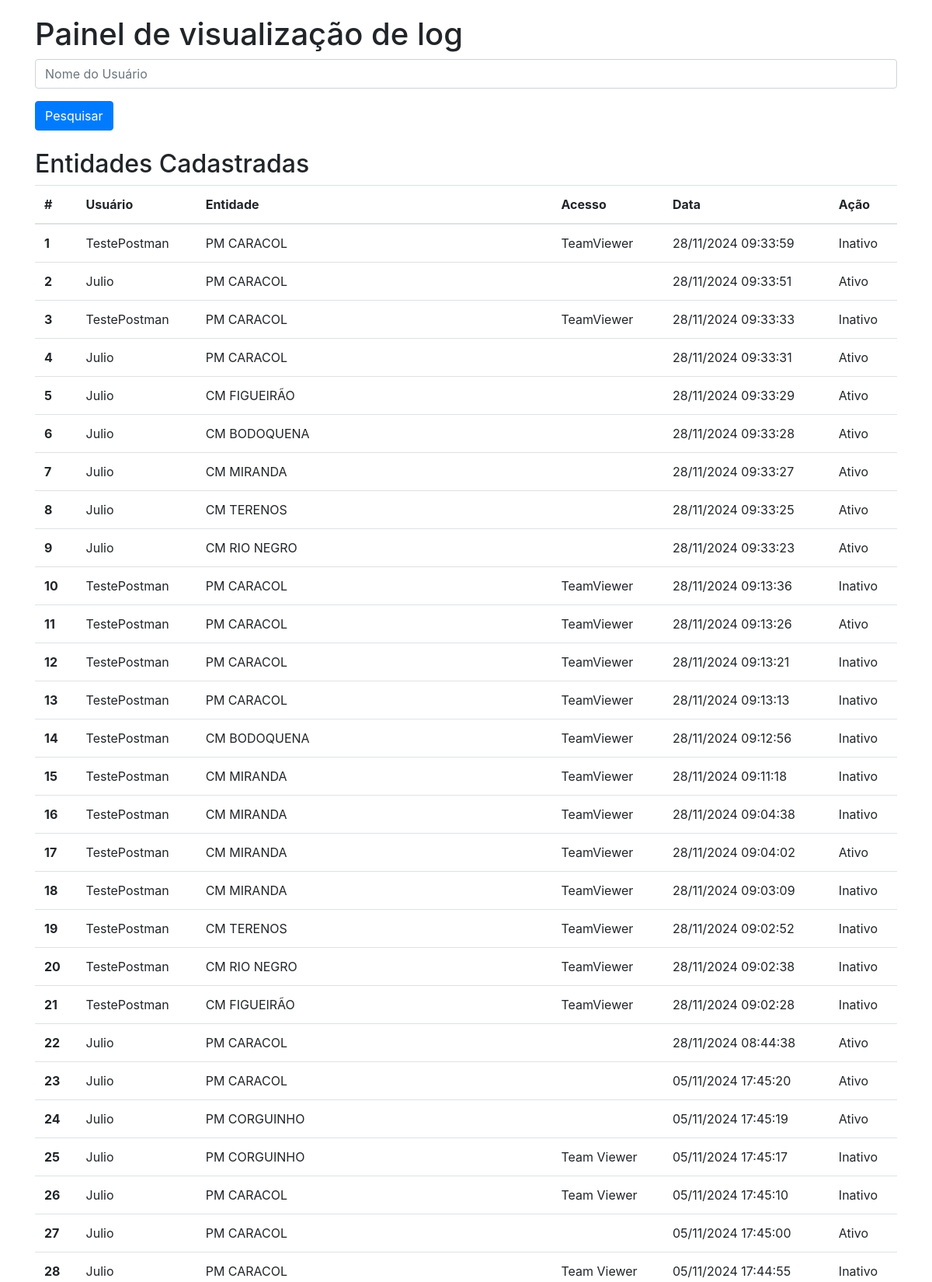
The app's page /log (upper part) with its own data.
### models.py (models this page shows)
class Log(db.Model):
    __tablename__= 'log'
    id = db.Column(db.Integer, primary_key=True)
    usuario = db.Column(db.String(100), nullable=False)
    entidade = db.Column(db.String(100), nullable=False)
    acesso = db.Column(db.String(100))
    data = db.Column(db.DateTime, default=db.func.now())
    ativo = db.Column(db.Boolean, default=True)

### app.py (the view, shortened to what this page needs)
@app.route('/log', methods=['GET', 'POST'])
def log():
    filtro = request.args.get('filtro', '')
    logs = Log.query.filter(
        Log.usuario.like(f'%{filtro}%')
    ).order_by(Log.data.desc()).all()
    for log in logs:
        if log.data:  # Verifique se a data existe para evitar erros
            log.data_formatada = log.data.strftime('%d/%m/%Y %H:%M:%S')
        else:
            log.data_formatada = 'Data não disponível'
    return render_template('log.html', logs=logs)

### templates/log.html (shortened to what this page needs)
<!DOCTYPE html>
<html lang="pt-br">
<head>
    <link rel="stylesheet" href="{{ url_for('static', filename='styles.css') }}">
    <link rel="stylesheet" href="https://stackpath.bootstrapcdn.com/bootstrap/4.5.2/css/bootstrap.min.css">
</head>
<body>
    <div class="container">
        <h1>Painel de visualização de log</h1>
        <form method="GET" action="{{ url_for('log') }}" class="mb-4">
            <div class="form-group">
                <input type="text" name="filtro" class="form-control" placeholder="Nome do Usuário" value="{{ request.args.get('filtro', '') }}">
            </div>
            <button type="submit" class="btn btn-primary">Pesquisar</button>
        </form>
        <h2>Entidades Cadastradas</h2>
        <table class="table">
            <thead>
                <tr>
                    <th scope="col">#</th>
                    <th scope="col">Usuário</th>
                    <th scope="col">Entidade</th>
                    <th scope="col">Acesso</th>
                    <th scope="col">Data</th>
                    <th scope="col">Ação</th>
                </tr>
            </thead>
            <tbody>
                {% for log in logs %}
                    <tr>
                        <th scope="row">{{ loop.index }}</th>
                        <td>{{ log.usuario }}</td>
                        <td>{{ log.entidade }}</td>
                        <td>{{ log.acesso }}</td>
                        <td>{{ log.data_formatada }}</td>
                        <td>{% if log.ativo %}Ativo{% else %}Inativo{% endif %}</td>
                    </tr>
                {% endfor %}
            </tbody>
        </table>
    </div>
</body>
</html>

### static/styles.css (style rules this page uses)
.container { margin-top: 20px; }

### records on screen
Log: usuario "TestePostman", entidade "PM CARACOL", acesso "TeamViewer", data_formatada "28/11/2024 09:33:59", ativo "Inativo"
Log: usuario "Julio", entidade "PM CARACOL", data_formatada "28/11/2024 09:33:51", ativo "Ativo"
Log: usuario "TestePostman", entidade "PM CARACOL", acesso "TeamViewer", data_formatada "28/11/2024 09:33:33", ativo "Inativo"
Log: usuario "Julio", entidade "PM CARACOL", data_formatada "28/11/2024 09:33:31", ativo "Ativo"
Log: usuario "Julio", entidade "CM FIGUEIRÃO", data_formatada "28/11/2024 09:33:29", ativo "Ativo"
Log: usuario "Julio", entidade "CM BODOQUENA", data_formatada "28/11/2024 09:33:28", ativo "Ativo"
Log: usuario "Julio", entidade "CM MIRANDA", data_formatada "28/11/2024 09:33:27", ativo "Ativo"
Log: usuario "Julio", entidade "CM TERENOS", data_formatada "28/11/2024 09:33:25", ativo "Ativo"
Log: usuario "Julio", entidade "CM RIO NEGRO", data_formatada "28/11/2024 09:33:23", ativo "Ativo"
Log: usuario "TestePostman", entidade "PM CARACOL", acesso "TeamViewer", data_formatada "28/11/2024 09:13:36", ativo "Inativo"
Log: usuario "TestePostman", entidade "PM CARACOL", acesso "TeamViewer", data_formatada "28/11/2024 09:13:26", ativo "Ativo"
Log: usuario "TestePostman", entidade "PM CARACOL", acesso "TeamViewer", data_formatada "28/11/2024 09:13:21", ativo "Inativo"
Log: usuario "TestePostman", entidade "PM CARACOL", acesso "TeamViewer", data_formatada "28/11/2024 09:13:13", ativo "Inativo"
Log: usuario "TestePostman", entidade "CM BODOQUENA", acesso "TeamViewer", data_formatada "28/11/2024 09:12:56", ativo "Inativo"
Log: usuario "TestePostman", entidade "CM MIRANDA", acesso "TeamViewer", data_formatada "28/11/2024 09:11:18", ativo "Inativo"
Log: usuario "TestePostman", entidade "CM MIRANDA", acesso "TeamViewer", data_formatada "28/11/2024 09:04:38", ativo "Inativo"
Log: usuario "TestePostman", entidade "CM MIRANDA", acesso "TeamViewer", data_formatada "28/11/2024 09:04:02", ativo "Ativo"
Log: usuario "TestePostman", entidade "CM MIRANDA", acesso "TeamViewer", data_formatada "28/11/2024 09:03:09", ativo "Inativo"
Log: usuario "TestePostman", entidade "CM TERENOS", acesso "TeamViewer", data_formatada "28/11/2024 09:02:52", ativo "Inativo"
Log: usuario "TestePostman", entidade "CM RIO NEGRO", acesso "TeamViewer", data_formatada "28/11/2024 09:02:38", ativo "Inativo"
Log: usuario "TestePostman", entidade "CM FIGUEIRÃO", acesso "TeamViewer", data_formatada "28/11/2024 09:02:28", ativo "Inativo"
Log: usuario "Julio", entidade "PM CARACOL", data_formatada "28/11/2024 08:44:38", ativo "Ativo"
Log: usuario "Julio", entidade "PM CARACOL", data_formatada "05/11/2024 17:45:20", ativo "Ativo"
Log: usuario "Julio", entidade "PM CORGUINHO", data_formatada "05/11/2024 17:45:19", ativo "Ativo"
Log: usuario "Julio", entidade "PM CORGUINHO", acesso "Team Viewer", data_formatada "05/11/2024 17:45:17", ativo "Inativo"
Log: usuario "Julio", entidade "PM CARACOL", acesso "Team Viewer", data_formatada "05/11/2024 17:45:10", ativo "Inativo"
Log: usuario "Julio", entidade "PM CARACOL", data_formatada "05/11/2024 17:45:00", ativo "Ativo"
Log: usuario "Julio", entidade "PM CARACOL", acesso "Team Viewer", data_formatada "05/11/2024 17:44:55", ativo "Inativo"
